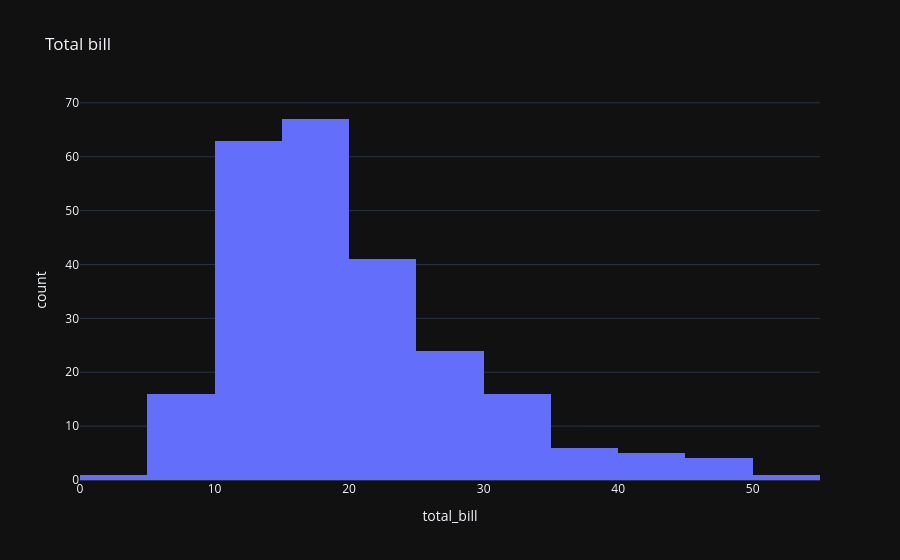

The code cell stored with this chart in its notebook:
### Markdown cell above
## Plots

### Code cell
fig = px.histogram(df, x="total_bill", nbins=20, title="Total bill")
fig.show()

### Figure 1 — Plotly figure (JSON) as saved in the notebook; plotly's stock layout.template omitted (floating-point values rounded to 4 significant figures; data arrays with more than 128 entries replaced by an {"elided": "..."} marker saying what was removed)
{"data": [{"bingroup": "x", "hovertemplate": "total_bill=%{x}<br>count=%{y}<extra></extra>", "legendgroup": "", "marker": {"color": "#636efa", "pattern": {"shape": ""}}, "name": "", "nbinsx": 20, "orientation": "v", "showlegend": false, "x": {"elided": "244 float values"}, "xaxis": "x", "yaxis": "y", "type": "histogram"}], "layout": {"xaxis": {"anchor": "y", "domain": [0.0, 1.0], "title": {"text": "total_bill"}}, "yaxis": {"anchor": "x", "domain": [0.0, 1.0], "title": {"text": "count"}}, "legend": {"tracegroupgap": 0}, "title": {"text": "Total bill"}, "barmode": "relative"}}
